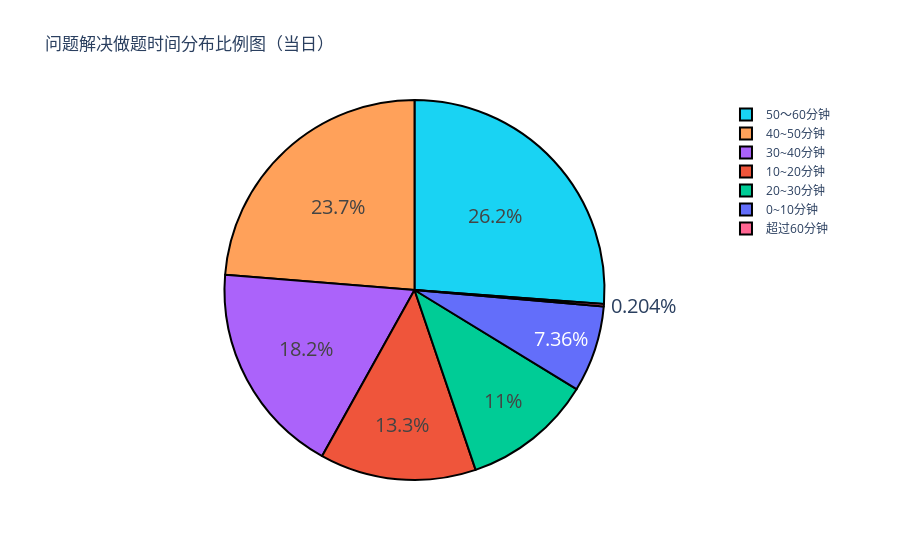

Notebook source saved alongside this figure:
### Code cell
import plotly as py
import plotly.graph_objs as go
pyplt=py.offline.plot
labels=['0~10分钟','10~20分钟','20~30分钟','30~40分钟','40~50分钟', '50～60分钟', '超过60分钟']
values=x2_list
trace=[go.Pie(labels=labels,values=values)]
layout=go.Layout(
    title='问题解决做题时间分布比例图（当日）'
)
fig=go.Figure(data=trace,layout=layout)
fig.update_traces(hoverinfo='label+percent',
#  textinfo='value', 
 textfont_size=20, marker=dict(colors=plotly.colors.qualitative.Plotly[0:7], line=dict(color='#000000', width=2)))
pyplt(fig,filename='plot/问题解决时间分布饼图.html')
offline.iplot(fig)

### Figure 1 — Plotly figure (JSON) as saved in the notebook; plotly's stock layout.template omitted (floating-point values rounded to 4 significant figures)
{"data": [{"hoverinfo": "label+percent", "labels": ["0~10分钟", "10~20分钟", "20~30分钟", "30~40分钟", "40~50分钟", "50～60分钟", "超过60分钟"], "marker": {"colors": ["#636EFA", "#EF553B", "#00CC96", "#AB63FA", "#FFA15A", "#19D3F3", "#FF6692"], "line": {"color": "#000000", "width": 2}}, "textfont": {"size": 20}, "type": "pie", "values": [36, 65, 54, 89, 116, 128, 1]}], "layout": {"title": {"text": "问题解决做题时间分布比例图（当日）"}}}
